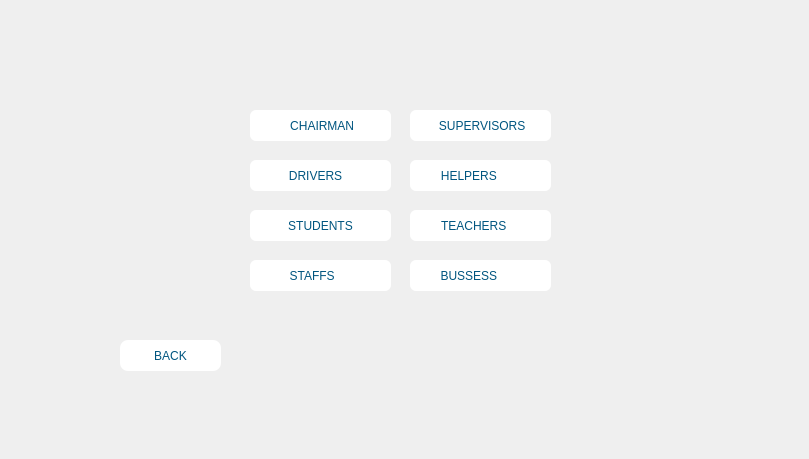
      <widget class="QWidget" name="user">
       <widget class="QPushButton" name="pushButton_26">
        <property name="geometry">
         <rect>
          <x>250</x>
          <y>110</y>
          <width>141</width>
          <height>31</height>
         </rect>
        </property>
        <property name="styleSheet">
         <string notr="true">background-color: rgb(255, 255, 255);
font: 700 10pt &quot;Segoe UI&quot;;
color: rgb(0, 85, 127);
border-radius: 6px;</string>
        </property>
        <property name="text">
         <string> CHAIRMAN</string>
        </property>
        <property name="icon">
         <iconset resource="IMAGE.qrc">
          <normaloff>:/pic/images/Door.png</normaloff>:/pic/images/Door.png</iconset>
        </property>
       </widget>
       <widget class="QPushButton" name="pushButton_22">
        <property name="geometry">
         <rect>
          <x>250</x>
          <y>210</y>
          <width>141</width>
          <height>31</height>
         </rect>
        </property>
        <property name="styleSheet">
         <string notr="true">background-color: rgb(255, 255, 255);
font: 700 10pt &quot;Segoe UI&quot;;
color: rgb(0, 85, 127);
border-radius: 6px;</string>
        </property>
        <property name="text">
         <string> STUDENTS </string>
        </property>
        <property name="icon">
         <iconset resource="IMAGE.qrc">
          <normaloff>:/pic/images/Door.png</normaloff>:/pic/images/Door.png</iconset>
        </property>
       </widget>
       <widget class="QPushButton" name="pushButton_29">
        <property name="geometry">
         <rect>
          <x>250</x>
          <y>260</y>
          <width>141</width>
          <height>31</height>
         </rect>
        </property>
        <property name="styleSheet">
         <string notr="true">background-color: rgb(255, 255, 255);
font: 700 10pt &quot;Segoe UI&quot;;
color: rgb(0, 85, 127);
border-radius: 6px;</string>
        </property>
        <property name="text">
         <string> STAFFS      </string>
        </property>
        <property name="icon">
         <iconset resource="IMAGE.qrc">
          <normaloff>:/pic/images/Door.png</normaloff>:/pic/images/Door.png</iconset>
        </property>
       </widget>
       <widget class="QPushButton" name="pushButton_23">
        <property name="geometry">
         <rect>
          <x>410</x>
          <y>210</y>
          <width>141</width>
          <height>31</height>
         </rect>
        </property>
        <property name="styleSheet">
         <string notr="true">background-color: rgb(255, 255, 255);
font: 700 10pt &quot;Segoe UI&quot;;
color: rgb(0, 85, 127);
border-radius: 6px;</string>
        </property>
        <property name="text">
         <string> TEACHERS     </string>
        </property>
        <property name="icon">
         <iconset resource="IMAGE.qrc">
          <normaloff>:/pic/images/login-.png</normaloff>:/pic/images/login-.png</iconset>
        </property>
       </widget>
       <widget class="QPushButton" name="pushButton_30">
        <property name="geometry">
         <rect>
          <x>410</x>
          <y>260</y>
          <width>141</width>
          <height>31</height>
         </rect>
        </property>
        <property name="styleSheet">
         <string notr="true">background-color: rgb(255, 255, 255);
font: 700 10pt &quot;Segoe UI&quot;;
color: rgb(0, 85, 127);
border-radius: 6px;</string>
        </property>
        <property name="text">
         <string> BUSSESS        </string>
        </property>
        <property name="icon">
         <iconset resource="IMAGE.qrc">
          <normaloff>:/pic/images/login-.png</normaloff>:/pic/images/login-.png</iconset>
        </property>
       </widget>
       <widget class="QPushButton" name="pushButton_21">
        <property name="geometry">
         <rect>
          <x>410</x>
          <y>110</y>
          <width>141</width>
          <height>31</height>
         </rect>
        </property>
        <property name="styleSheet">
         <string notr="true">background-color: rgb(255, 255, 255);
font: 700 10pt &quot;Segoe UI&quot;;
color: rgb(0, 85, 127);
border-radius: 6px;</string>
        </property>
        <property name="text">
         <string> SUPERVISORS</string>
        </property>
        <property name="icon">
         <iconset resource="IMAGE.qrc">
          <normaloff>:/pic/images/login-.png</normaloff>:/pic/images/login-.png</iconset>
        </property>
       </widget>
       <widget class="QPushButton" name="pushButton_24">
        <property name="geometry">
         <rect>
          <x>250</x>
          <y>160</y>
          <width>141</width>
          <height>31</height>
         </rect>
        </property>
        <property name="styleSheet">
         <string notr="true">background-color: rgb(255, 255, 255);
font: 700 10pt &quot;Segoe UI&quot;;
color: rgb(0, 85, 127);
border-radius: 6px;</string>
        </property>
        <property name="text">
         <string> DRIVERS    </string>
        </property>
        <property name="icon">
         <iconset resource="IMAGE.qrc">
          <normaloff>:/pic/images/Door.png</normaloff>:/pic/images/Door.png</iconset>
        </property>
       </widget>
       <widget class="QPushButton" name="pushButton_25">
        <property name="geometry">
         <rect>
          <x>410</x>
          <y>160</y>
          <width>141</width>
          <height>31</height>
         </rect>
        </property>
        <property name="styleSheet">
         <string notr="true">background-color: rgb(255, 255, 255);
font: 700 10pt &quot;Segoe UI&quot;;
color: rgb(0, 85, 127);
border-radius: 6px;</string>
        </property>
        <property name="text">
         <string> HELPERS        </string>
        </property>
        <property name="icon">
         <iconset resource="IMAGE.qrc">
          <normaloff>:/pic/images/login-.png</normaloff>:/pic/images/login-.png</iconset>
        </property>
       </widget>
       <widget class="QPushButton" name="pushButton_10">
        <property name="geometry">
         <rect>
          <x>120</x>
          <y>340</y>
          <width>101</width>
          <height>31</height>
         </rect>
        </property>
        <property name="styleSheet">
         <string notr="true">color: rgb(0, 85, 127);
background-color: rgb(255, 255, 255);
font: 700 10pt &quot;Segoe UI&quot;;
border-radius: 8px;</string>
        </property>
        <property name="text">
         <string>BACK</string>
        </property>
       </widget>
       <widget class="QLabel" name="label_5">
        <property name="geometry">
         <rect>
          <x>0</x>
          <y>0</y>
          <width>800</width>
          <height>450</height>
         </rect>
        </property>
        <property name="text">
         <string/>
        </property>
        <property name="pixmap">
         <pixmap resource="IMAGE.qrc">:/pic/images/User.jpg</pixmap>
        </property>
       </widget>
       <zorder>label_5</zorder>
       <zorder>pushButton_30</zorder>
       <zorder>pushButton_22</zorder>
       <zorder>pushButton_24</zorder>
       <zorder>pushButton_25</zorder>
       <zorder>pushButton_29</zorder>
       <zorder>pushButton_26</zorder>
       <zorder>pushButton_10</zorder>
       <zorder>pushButton_21</zorder>
       <zorder>pushButton_23</zorder>
      </widget>
